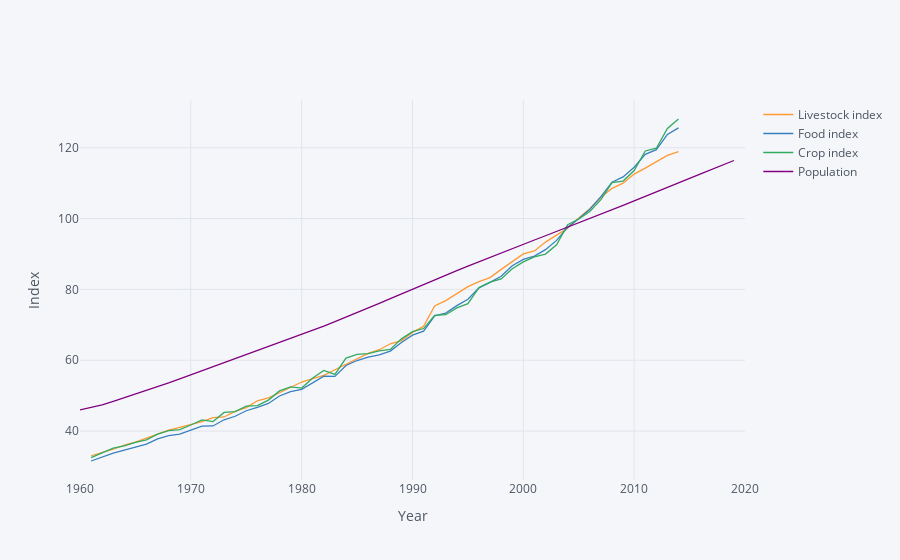

Notebook cell for this chart:
### Markdown cell above
From this we don&rsquo;t get levels; the indices are normalized so that 2006
 is 100.  Let&rsquo;s compare this with a similarly normalized description of
 world population:

### Code cell
vars = {"AG.PRD.LVSK.XD":"Livestock index",
        "AG.PRD.FOOD.XD":"Food index",
        "AG.PRD.CROP.XD":"Crop index",
        "SP.POP.TOTL":"Population"}

food = fix_date_index(wbdata.get_dataframe(vars,country='WLD'))

food.sort_index(inplace=True)

food['Population'] = food['Population']/food.loc[2006,'Population']*100

food.iplot(xTitle="Year",yTitle="Index")
